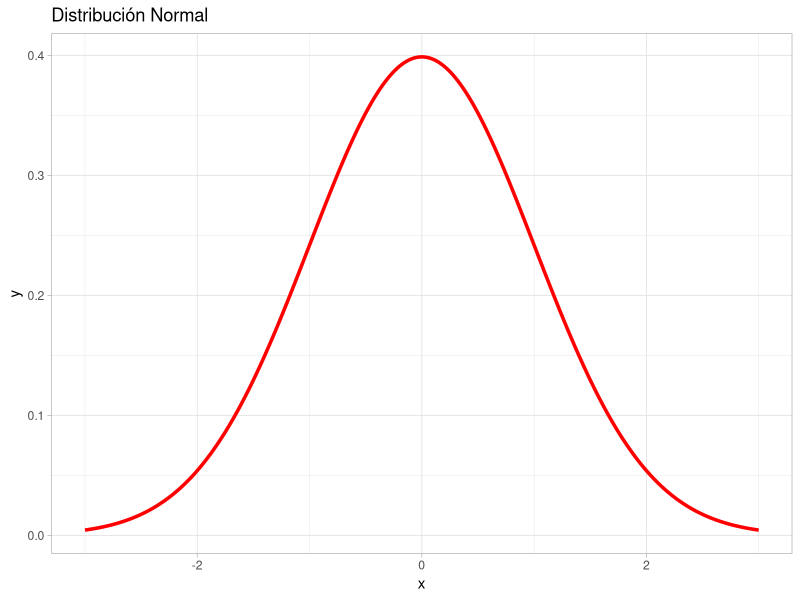

Source code (R):
## ---- chunk 1
library(ggplot2)
x <- seq(-3, 3, by = 0.01)
y <- dnorm(x, mean = 0, sd = 1)

data <- data.frame(x,y)

ggplot(data, aes(x = x, y = y)) + 
  geom_line(col = "red", linewidth = 1.2) +
  labs(title = "Distribución Normal") +
  theme_light()
